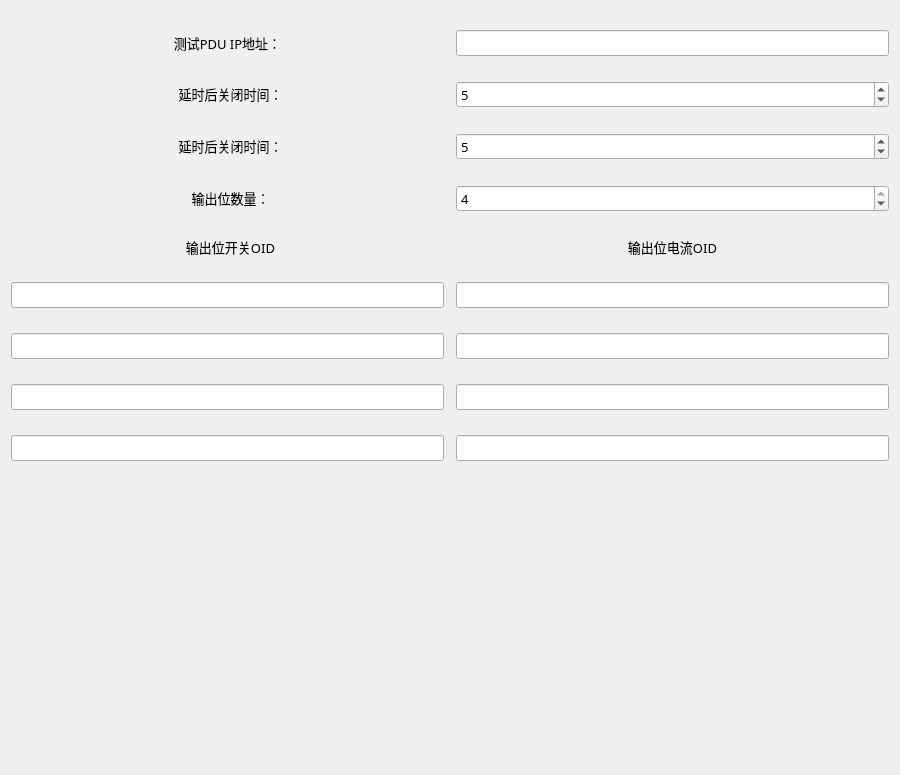
<?xml version="1.0" encoding="UTF-8"?>
<ui version="4.0">
 <class>SwitchOnOff</class>
 <widget class="QWidget" name="SwitchOnOff">
  <property name="geometry">
   <rect>
    <x>0</x>
    <y>0</y>
    <width>900</width>
    <height>775</height>
   </rect>
  </property>
  <property name="font">
   <font>
    <family>Microsoft YaHei</family>
    <pointsize>10</pointsize>
   </font>
  </property>
  <property name="windowTitle">
   <string>Form</string>
  </property>
  <layout class="QGridLayout" name="gridLayout">
   <item row="5" column="0" colspan="2">
    <widget class="QLabel" name="label_5">
     <property name="sizePolicy">
      <sizepolicy hsizetype="Preferred" vsizetype="Fixed">
       <horstretch>0</horstretch>
       <verstretch>0</verstretch>
      </sizepolicy>
     </property>
     <property name="text">
      <string>输出位数量：</string>
     </property>
     <property name="alignment">
      <set>Qt::AlignCenter</set>
     </property>
    </widget>
   </item>
   <item row="7" column="2">
    <widget class="QLineEdit" name="bitCurOidEdit1"/>
   </item>
   <item row="5" column="2">
    <widget class="QSpinBox" name="numspinBox">
     <property name="maximum">
      <number>4</number>
     </property>
     <property name="value">
      <number>4</number>
     </property>
    </widget>
   </item>
   <item row="3" column="0" colspan="2">
    <widget class="QLabel" name="label_2">
     <property name="sizePolicy">
      <sizepolicy hsizetype="Preferred" vsizetype="Fixed">
       <horstretch>0</horstretch>
       <verstretch>0</verstretch>
      </sizepolicy>
     </property>
     <property name="text">
      <string>延时后关闭时间：</string>
     </property>
     <property name="alignment">
      <set>Qt::AlignCenter</set>
     </property>
    </widget>
   </item>
   <item row="6" column="0" colspan="2">
    <widget class="QLabel" name="label_4">
     <property name="sizePolicy">
      <sizepolicy hsizetype="Preferred" vsizetype="Fixed">
       <horstretch>0</horstretch>
       <verstretch>0</verstretch>
      </sizepolicy>
     </property>
     <property name="text">
      <string>输出位开关OID</string>
     </property>
     <property name="alignment">
      <set>Qt::AlignCenter</set>
     </property>
    </widget>
   </item>
   <item row="9" column="0">
    <widget class="QLineEdit" name="bitSwOidEdit3"/>
   </item>
   <item row="4" column="0" colspan="2">
    <widget class="QLabel" name="label_3">
     <property name="sizePolicy">
      <sizepolicy hsizetype="Preferred" vsizetype="Fixed">
       <horstretch>0</horstretch>
       <verstretch>0</verstretch>
      </sizepolicy>
     </property>
     <property name="text">
      <string>延时后关闭时间：</string>
     </property>
     <property name="alignment">
      <set>Qt::AlignCenter</set>
     </property>
    </widget>
   </item>
   <item row="6" column="2">
    <widget class="QLabel" name="label_6">
     <property name="sizePolicy">
      <sizepolicy hsizetype="Preferred" vsizetype="Fixed">
       <horstretch>0</horstretch>
       <verstretch>0</verstretch>
      </sizepolicy>
     </property>
     <property name="text">
      <string>输出位电流OID</string>
     </property>
     <property name="alignment">
      <set>Qt::AlignCenter</set>
     </property>
    </widget>
   </item>
   <item row="7" column="0">
    <widget class="QLineEdit" name="bitSwOidEdit1"/>
   </item>
   <item row="8" column="0">
    <widget class="QLineEdit" name="bitSwOidEdit2"/>
   </item>
   <item row="8" column="2">
    <widget class="QLineEdit" name="bitCurOidEdit2"/>
   </item>
   <item row="4" column="2">
    <widget class="QSpinBox" name="delayOpenspinBox">
     <property name="value">
      <number>5</number>
     </property>
    </widget>
   </item>
   <item row="10" column="2">
    <widget class="QLineEdit" name="bitCurOidEdit4"/>
   </item>
   <item row="10" column="0">
    <widget class="QLineEdit" name="bitSwOidEdit4"/>
   </item>
   <item row="9" column="2">
    <widget class="QLineEdit" name="bitCurOidEdit3"/>
   </item>
   <item row="3" column="2">
    <widget class="QSpinBox" name="delayClosespinBox">
     <property name="value">
      <number>5</number>
     </property>
    </widget>
   </item>
   <item row="11" column="0" colspan="3">
    <widget class="QWidget" name="widget" native="true">
     <property name="sizePolicy">
      <sizepolicy hsizetype="Preferred" vsizetype="Fixed">
       <horstretch>0</horstretch>
       <verstretch>0</verstretch>
      </sizepolicy>
     </property>
     <property name="minimumSize">
      <size>
       <width>0</width>
       <height>250</height>
      </size>
     </property>
     <property name="maximumSize">
      <size>
       <width>16777215</width>
       <height>250</height>
      </size>
     </property>
    </widget>
   </item>
   <item row="2" column="0">
    <widget class="QLabel" name="label">
     <property name="sizePolicy">
      <sizepolicy hsizetype="Preferred" vsizetype="Fixed">
       <horstretch>0</horstretch>
       <verstretch>0</verstretch>
      </sizepolicy>
     </property>
     <property name="maximumSize">
      <size>
       <width>16777215</width>
       <height>30</height>
      </size>
     </property>
     <property name="text">
      <string>测试PDU IP地址：</string>
     </property>
     <property name="alignment">
      <set>Qt::AlignCenter</set>
     </property>
    </widget>
   </item>
   <item row="2" column="2">
    <widget class="QLineEdit" name="testIPEdit"/>
   </item>
  </layout>
 </widget>
 <resources/>
 <connections/>
</ui>
